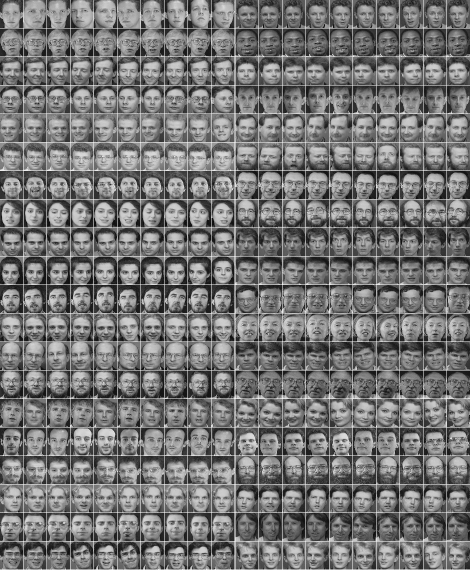
#> input picture faces.gif, 942 x 1140 px (shown at 1/2 size)
$ python preprocess.py
#> lines starting #> are read from the running program, lines starting #| are printed output that depends on the picture
#!/usr/bin/python
# -*- coding: utf-8 -*-

from PIL import Image
import numpy as np
import pickle

img = Image.open('../faces.gif')
#> img is the input picture: PIL image 942x1140 P; min 0, max 255, mean 118.4

img_ndarray = np.asarray(img, dtype=int)
img_ndarray ^= 255
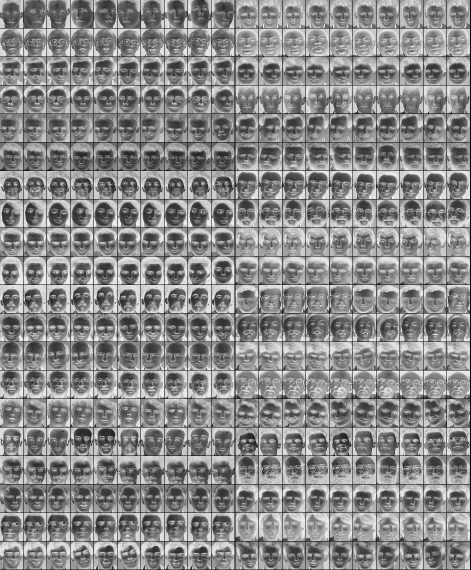
#> img_ndarray: shape (1140, 942) int64 (shown at 1/2 size); min 9, max 255, mean 137

img_rows, img_cols = 57, 47
face_data = np.empty((400, img_rows * img_cols))

for row in range(20):
    for col in range(20):
        arr = img_ndarray[
            row * img_rows:(row + 1) * img_rows,
            col * img_cols:(col + 1) * img_cols,
        ]
        face_data[row * 20 + col] = np.ndarray.flatten(arr)
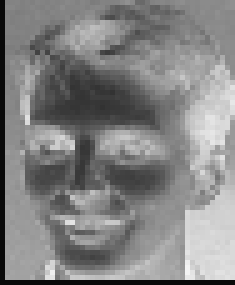
#> arr: shape (57, 47) int64 (shown 5 times larger); min 9, max 244, mean 131.6
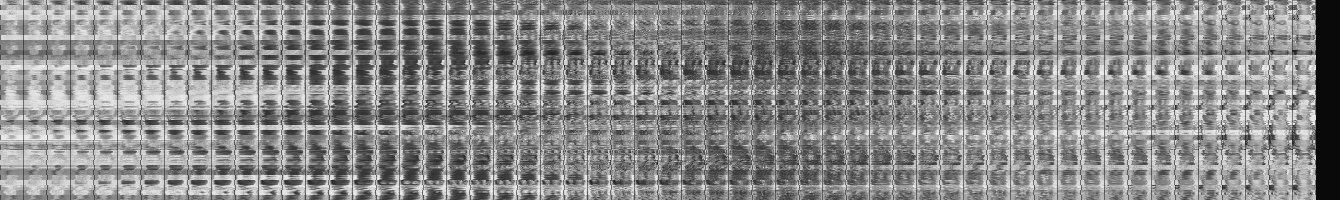
#> face_data: shape (400, 2679) float64 (shown at 1/2 size); min 9, max 255, mean 137.3

        # [5 lines of commented-out code are left out]


face_label = np.empty(400, dtype=int)
for i in range(400):
    face_label[i] = i / 10


f = open('faces.pkl', 'wb')
pickle.dump((face_data, face_label), f)
f.close()
